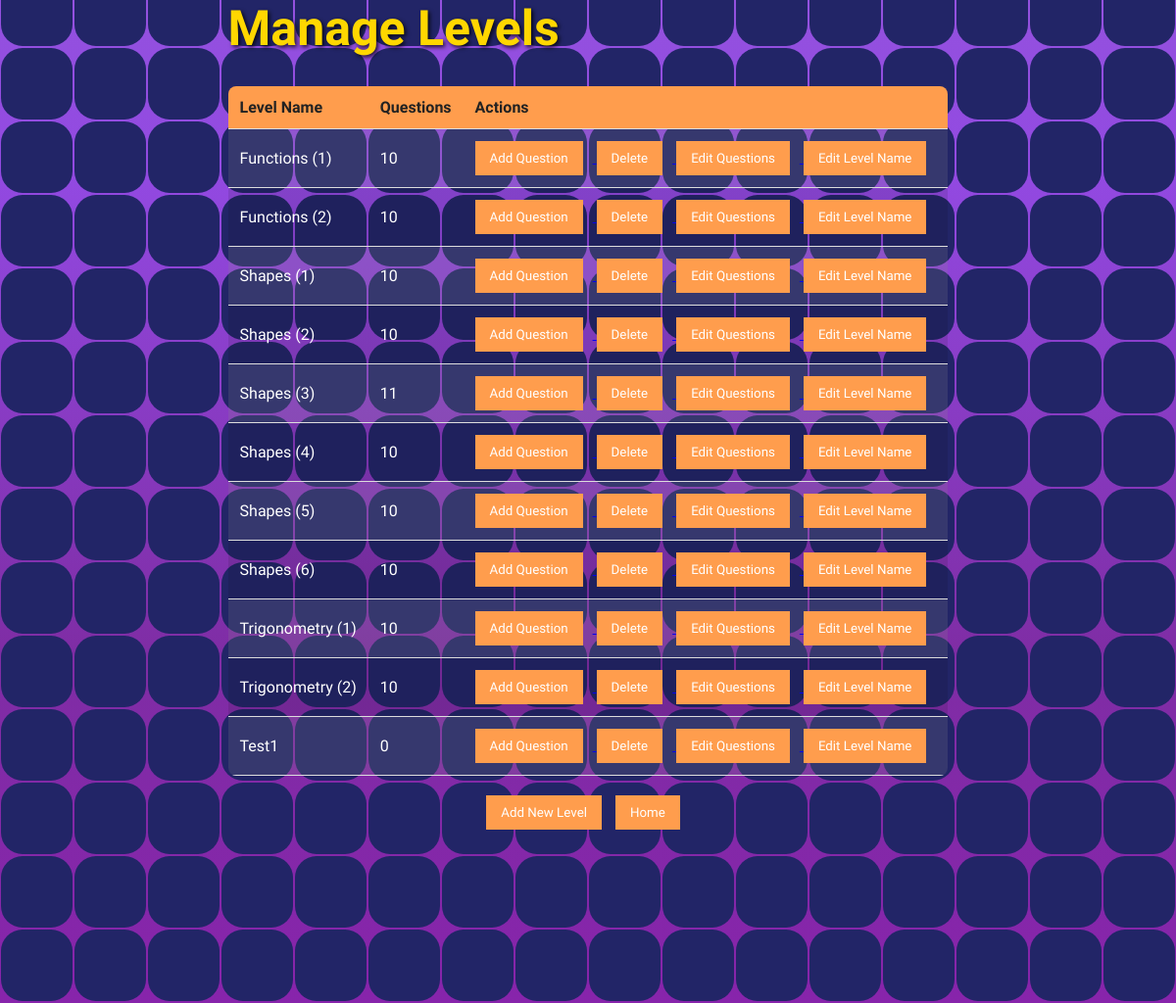
/managelevels.php, run on the app's committed database.
### tables this page shows
CREATE TABLE IF NOT EXISTS `level` (
  `level_id` int NOT NULL AUTO_INCREMENT,
  `level_name` varchar(255) NOT NULL,
  PRIMARY KEY (`level_id`)
);

### managelevels.php (the view, shortened to what this page needs)
<?php
$servername = "localhost";
$username = "root";
$password = "";
$dbname = "gimkit";
$conn = new mysqli($servername, $username, $password, $dbname);
function getQuestionsByLevel($conn, $levelId) {
    $questions = [];
    $sql = "SELECT q.question_id, q.question_text
            FROM question q
            WHERE q.level_id = ?";
    $stmt = $conn->prepare($sql);
    $stmt->bind_param("i", $levelId);
    $stmt->execute();
    $result = $stmt->get_result();
    while ($row = $result->fetch_assoc()) {
        $question = [
            'id' => $row['question_id'],
            'text' => $row['question_text']
        ];
        $sql = "SELECT o.option_text, o.iscorrect
                FROM options o
                WHERE o.question_id = ?";
        $optionStmt = $conn->prepare($sql);
        $optionStmt->bind_param("i", $row['question_id']);
        $optionStmt->execute();
        $optionResult = $optionStmt->get_result();
        if ($optionResult->num_rows > 0) {
            $question['type'] = 'mcq';
            $options = [];
            while ($optionRow = $optionResult->fetch_assoc()) {
                $options[] = [
                    'text' => $optionRow['option_text'],
                    'is_correct' => (bool)$optionRow['iscorrect']
                ];
            }
            $question['options'] = $options;
        } else {
            $sql = "SELECT answer_text
                    FROM answer
                    WHERE question_id = ?";
            $answerStmt = $conn->prepare($sql);
            $answerStmt->bind_param("i", $row['question_id']);
            $answerStmt->execute();
            $answerResult = $answerStmt->get_result();
            if ($answerResult->num_rows > 0) {
                $question['type'] = 'fill_blank';
                $answerRow = $answerResult->fetch_assoc();
                $question['answer'] = $answerRow['answer_text'];
            } else {
                $question['type'] = 'unknown';
            }
        }
        $questions[] = $question;
    }
    return $questions;
}
$levels = [];
$result = $conn->query("SELECT * FROM level");
while ($row = $result->fetch_assoc()) {
    $levelId = $row['level_id'];
    $levelName = $row['level_name'];
    $questions = getQuestionsByLevel($conn, $levelId);
    $levels[] = ['id' => $levelId, 'name' => $levelName, 'questions' => $questions];
}
?>
<!DOCTYPE html>
<html lang="en">
<head>
</head>
<body>
    <div class="container">
        <h2>Manage Levels</h2>
        <table>
        <tr>
            <th>Level Name</th>
            <th>Questions</th>
            <th>Actions</th>
        </tr>
        <?php foreach ($levels as $level): ?>
        <tr>
            <td><?php echo htmlspecialchars($level['name']); ?></td>
            <td><?php echo count($level['questions']); ?></td>
            <td>
                <a href="addquestion.php?level_id=<?php echo $level['id']; ?>">
                    <button>Add Question</button>
                </a>
                <a href="#" onclick="confirmDeleteLevel(<?php echo $level['id']; ?>)">
                    <button>Delete</button>
                </a>
                <a href="editquestion.php?level_id=<?php echo $level['id']; ?>">
                    <button>Edit Questions</button>
                </a>
                <a href="#" onclick="editLevelPrompt('<?php echo $level['id']; ?>', '<?php echo htmlspecialchars($level['name']); ?>')">
                    <button>Edit Level Name</button>
                </a>
            </td>
        </tr>
        <?php endforeach; ?>
    </table>
    <div class="button-container">
        <a href="addlevel.php"><button>Add New Level</button></a>
        <a href="home.php"><button>Home</button></a>
    </div>
</div>
<section>
    <?php for ($i = 0; $i < 1000; $i++): ?>
    <span></span>
    <?php endfor; ?>
</section>
</body>
</html>

### managelevels.php (style rules this page uses)
* { margin: 0; padding: 0; box-sizing: border-box; font-family: 'Bagel Fat One', sans-serif; cursor: url('../images/icons8-cursor-100.png'), auto; }
body { display: flex; justify-content: center; align-items: center; min-height: 100vh; background: #010326; color: #fff; }
h2 { font-size: 50px; margin-bottom: 30px; color: gold; text-shadow: 2px 2px 4px rgba(0, 0, 0, 0.8); text-align: left; }
table { border-collapse: collapse; width: 100%; background: rgba(2, 2, 2, 0.1); border-radius: 8px; overflow: hidden; }
th, td { text-align: left; padding: 12px; border-bottom: 1px solid #ddd; }
tr:nth-child(even) { background-color: rgba(255, 255, 255, 0.1); }
th { background-color: #ff9d4d; color: #222; }
button { background-color: #ff9d4d; color: white; padding: 10px 15px; border: none; cursor: pointer; transition: opacity 0.3s ease; margin-right: 10px; }
.container { position: relative; z-index: 10; }
.button-container { margin-top: 20px; text-align: center; }
section { position: absolute; width: 100vw; height: 150vh; display: flex; justify-content: center; align-items: center; gap: 2px; flex-wrap: wrap; overflow: hidden; z-index: 1; }
section::before { content: ''; position: absolute; width: 100%; height: 200%; background: linear-gradient(#010326, #965edb, #9249e1, rgb(127, 45, 165), rgb(138, 33, 173), #010326); animation: animate 10s linear infinite; }
section span { position: relative; display: block; width: calc(6.25vw - 2px); height: calc(6.25vw - 2px); border-radius: 30%; background: #222567; z-index: 2; transition: 1.3s; }

### data on the page
level: level_name "Functions (1)", count($level['questions']) "10"
level: level_name "Functions (2)", count($level['questions']) "10"
level: level_name "Shapes (1)", count($level['questions']) "10"
level: level_name "Shapes (2)", count($level['questions']) "10"
level: level_name "Shapes (3)", count($level['questions']) "11"
level: level_name "Shapes (4)", count($level['questions']) "10"
level: level_name "Shapes (5)", count($level['questions']) "10"
level: level_name "Shapes (6)", count($level['questions']) "10"
level: level_name "Trigonometry (1)", count($level['questions']) "10"
level: level_name "Trigonometry (2)", count($level['questions']) "10"
level: level_name "Test1", count($level['questions']) "0"
